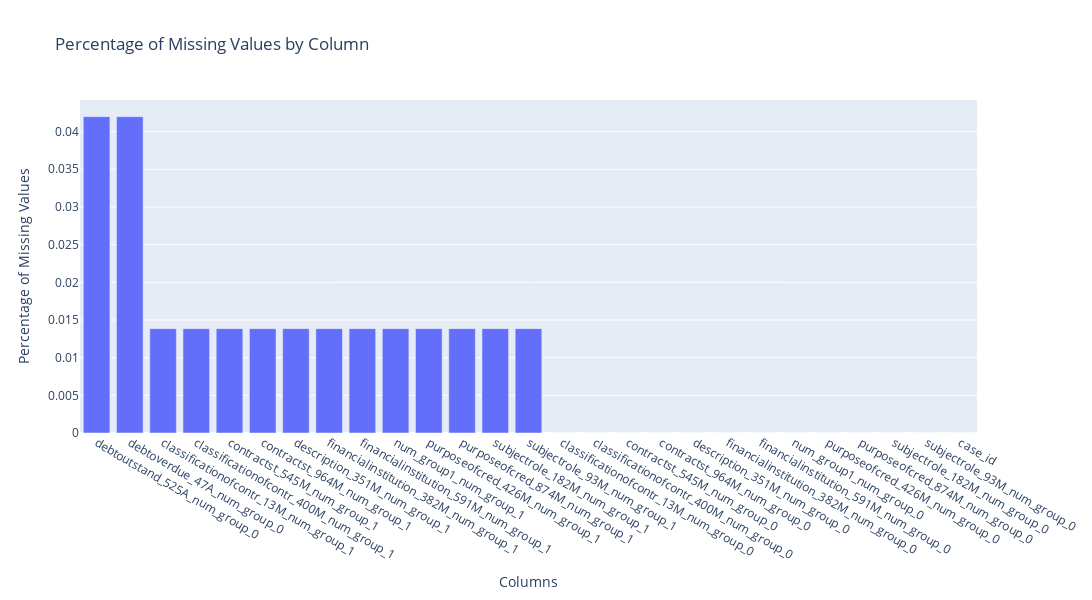

The code cell stored with this chart in its notebook:
### Code cell
missing_values_dict = get_columns_high_missing_values(credit_bureau_df)

### Figure 1 — Plotly figure (JSON) as saved in the notebook; plotly's stock layout.template omitted (floating-point values rounded to 4 significant figures)
{"data": [{"type": "bar", "x": ["debtoutstand_525A_num_group_0", "debtoverdue_47A_num_group_0", "classificationofcontr_13M_num_group_1", "classificationofcontr_400M_num_group_1", "contractst_545M_num_group_1", "contractst_964M_num_group_1", "description_351M_num_group_1", "financialinstitution_382M_num_group_1", "financialinstitution_591M_num_group_1", "num_group1_num_group_1", "purposeofcred_426M_num_group_1", "purposeofcred_874M_num_group_1", "subjectrole_182M_num_group_1", "subjectrole_93M_num_group_1", "classificationofcontr_13M_num_group_0", "classificationofcontr_400M_num_group_0", "contractst_545M_num_group_0", "contractst_964M_num_group_0", "description_351M_num_group_0", "financialinstitution_382M_num_group_0", "financialinstitution_591M_num_group_0", "num_group1_num_group_0", "purposeofcred_426M_num_group_0", "purposeofcred_874M_num_group_0", "subjectrole_182M_num_group_0", "subjectrole_93M_num_group_0", "case_id"], "y": [0.04198, 0.04198, 0.01385, 0.01385, 0.01385, 0.01385, 0.01385, 0.01385, 0.01385, 0.01385, 0.01385, 0.01385, 0.01385, 0.01385, 0, 0, 0, 0, 0, 0, 0, 0, 0, 0, 0, 0, 0]}], "layout": {"bargap": 0.2, "height": 600, "title": {"text": "Percentage of Missing Values by Column"}, "width": 1800, "xaxis": {"tickmode": "linear", "title": {"text": "Columns"}}, "yaxis": {"title": {"text": "Percentage of Missing Values"}}}}
